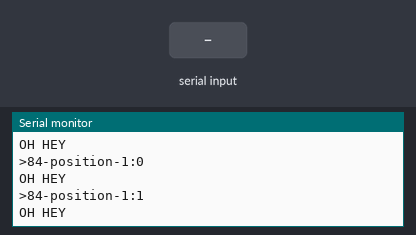
A sketch run on a simulated Arduino Uno, built with avr-gcc and run on an emulated ATmega328P. Parts: the last lines printed to the serial monitor. The inputs (shaded band) are chosen by the test bench.

Above: at 1.2 s.
1.3 s: "1" received over Serial
At 1.46 s:
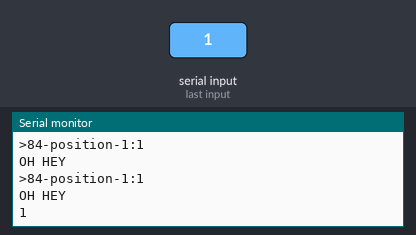
2.8 s: "0" received over Serial
At 2.97 s:
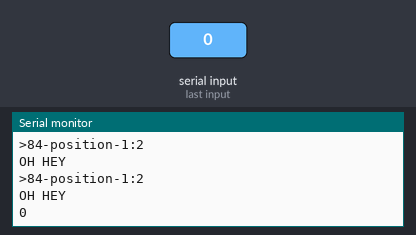
4.3 s: "2" received over Serial
At 4.47 s:
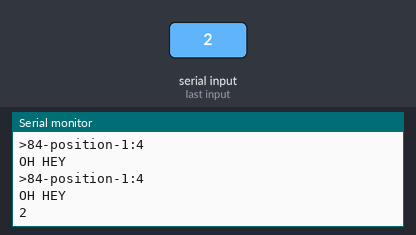
Timing chart, 0 to 7.3 s (numbered marks = the images above; inputs shaded):
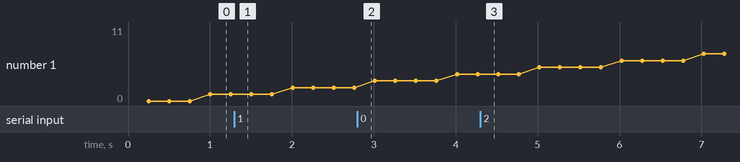

Measured:
- after the input at 1.3 s, the serial monitor: prints a new line at once (image 1)
- after the input at 2.8 s, the serial monitor: prints a new line at once (image 2)
- after the input at 4.3 s, the serial monitor: prints a new line at once (image 3)

The sketch:

Echo.ino
```cpp
long lastSecond = 0;

void setup() {
  Serial.begin(115200);
  // set a parsing timeout of 10ms
  // (used by Serial.readString, parseInt, etc):
  Serial.setTimeout(10);
  // wait 3 secs if no remote serial connection is open:
  if (!Serial) delay(3000);
  Serial.println("Hello");
}

void loop() {
  // echo back whatever you receive:
  if (Serial.available()) {
    String incoming = Serial.readString();
    Serial.println(incoming);
  }

// send the seconds as a JSON string
// every 10 seconds:
  if (millis() - lastSecond > 250) {
    Serial.print(">84-position-1:");
    Serial.println(millis() / 1000);
    Serial.println("OH HEY");
    lastSecond = millis();
  }
}
```
